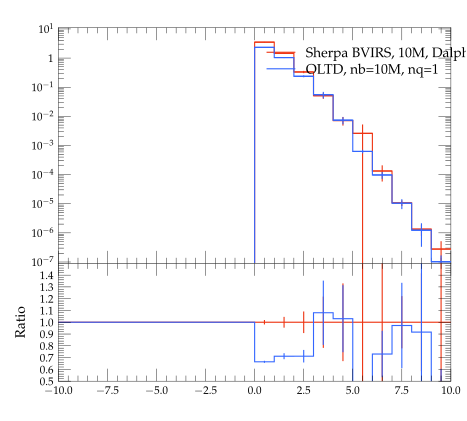

Recreate this plot in Python.
#! /usr/bin/env python

# This Python script was auto-generated using YODA v2.0.0.
# Analysis object: /evtb/cutEg_jbjg_deta
# Timestamp: 15-04-2024 (14:39:54)

import matplotlib as mpl
import matplotlib.pyplot as plt
mpl.use('Agg') # comment out for interactive use
import os
import numpy as np

plotDir = os.path.split(os.path.realpath(__file__))[0]
if 'YODA_USER_PLOT_PATH' in globals():
    plot_outdir = globals()['YODA_USER_PLOT_PATH']
else:
    plot_outdir = plotDir

#plot style
plt.style.use(os.path.join(plotDir, '../default.mplstyle'))
# plot metadata
figW, figH = plt.rcParams['figure.figsize']
ax_xLabel = r''
ax_yLabel = r''
ax_title  = r''
ax_xScale = 'linear'
ax_yScale = 'log'
xLims = (-10.0, 10.0)
yLims = (9e-08, 11.0)

# TeX-friendly labels for the legend
labels = [ r"Sherpa BVIRS, 10M, Dalpha=0.01", r"OLTD, nb=10M, nq=1" ]

# Create figure and axis objects
fig, (ax, ratio0_ax) = plt.subplots(2, 1, sharex=True,
                  figsize=(figW,figH), gridspec_kw={'height_ratios': (2, 1)})
ratio0_ax.yaxis.set_major_locator(mpl.ticker.MultipleLocator(0.1))
ratio0_ax.set_ylim(0.5, 1.4999)
ratio0_ax.set_ylabel('Ratio')

# LineColor map: curve index -> color
linecolors = {0: '#EE3311', 1: '#3366FF'}
# the numerical data is stored in a separate file
dataf = dict()
prefix = os.path.split(__file__)[0]
if prefix:    prefix = prefix + '/'
exec(open(prefix+'cutEg_jbjg_deta__data.py').read(), dataf)


legend_handles = [] # keep track of handles for the legend

# style options for curves
# starts at zorder>=5 to draw curve on top of legend
styles = {
  'curve0': {
    'color' : linecolors[0],
    'linestyle' : '-',
    'marker' : 'o',
    'zorder' : 5,
    'histstyle' : True,
  },
  'curve1': {
    'color' : linecolors[1],
    'linestyle' : '-',
    'marker' : 'o',
    'zorder' : 6,
    'histstyle' : True,
  },
}
# curve from input yoda files in main panel
for label in dataf['yvals'].keys():
    if all(np.isnan(v) for v in dataf['yvals'][label]):
        continue
    tmp = None
    if styles[label]['histstyle']: # draw as histogram
        tmp, = ax.plot(dataf['xedges'], dataf['yedges'][label],
                       color=styles[label]['color'],
                       linestyle=styles[label]['linestyle'],
                       drawstyle='steps-pre', solid_joinstyle='miter',
                       zorder=styles[label]['zorder'], label=label)
        ax.errorbar(dataf['xpoints'], dataf['yvals'][label], color=styles[label]['color'],
                    xerr=dataf['xerrs'], yerr=[dataf['ydowns'][label], dataf['yups'][label]],
                    linestyle='none', zorder=styles[label]['zorder'])
    else: # draw as scatter
        tmp = ax.errorbar(dataf['xpoints'], dataf['yvals'][label],
                          xerr=dataf['xerrs'],
                          yerr=[ dataf['ydowns'][label],
                          dataf['yups'][label] ],
                          fmt=styles[label]['marker'],
                          ecolor=styles[label]['color'],
                          color=styles[label]['color'], zorder=2)
        tmp[-1][0].set_linestyle(styles[label]['linestyle'])
    legend_handles += [tmp]
    for varLabel in dataf['variation_yvals'].keys():
        if varLabel.startswith(label):
            tmp, = ax.plot(dataf['xedges'], dataf['variation_yvals'][varLabel],
                           color=styles[label]['color'],
                           linestyle=styles[label]['linestyle'],
                           drawstyle='steps-pre', solid_joinstyle='miter',
                           zorder=styles[label]['zorder'], alpha=0.5)


# plots on ratio panel
# curve from input yoda files in ratio panel
for label, yvals in dataf['ratio0_yvals'].items():
    if all(np.isnan(v) for v in yvals):
        continue
    if styles[label]['histstyle']: # plot as histogram
        ratio0_ax.plot(dataf['xedges'], yvals,
                       color=styles[label]['color'],
                       linestyle=styles[label]['linestyle'],
                       drawstyle='steps-pre', zorder=1,
                       solid_joinstyle='miter')
        ratio0_ax.vlines(dataf['xpoints'],
                         dataf['ratio0_ymin'][label],
                         dataf['ratio0_ymax'][label],
                         color=styles[label]['color'], zorder=1)
    else: # plot as scatter
        tmp = ratio0_ax.errorbar(dataf['xpoints'],
                                 yvals, xerr=dataf['xerrs'],
                                 yerr=dataf['ratio0_yerrs'][label],
                                 fmt=styles[label]['marker'],
                                 ecolor=styles[label]['color'],
                                 color=styles[label]['color'])
        tmp[-1][0].set_linestyle(styles[label]['linestyle'])

    for varlabel in dataf['ratio0_variation_vals'].keys():
        if varlabel.startswith(label):
            ratio0_ax.plot(dataf['xedges'],
                            dataf['ratio0_variation_vals'][varlabel],
                            color=styles[label]['color'],
                            linestyle=styles[label]['linestyle'],
                            drawstyle='steps-pre', solid_joinstyle='miter',
                            zorder=1, alpha=0.5)

legend_pos = (0.5, 0.97)
ax.legend(legend_handles, labels, loc='upper left', bbox_to_anchor=legend_pos)

# set plot metadata as defined above
ratio0_ax.set_xlabel(ax_xLabel)
ratio0_ax.xaxis.set_label_coords(1., -.15)
ax.set_ylabel(ax_yLabel, loc='top')
ax.set_title(ax_title, loc='left')
ax.set_xscale(ax_xScale)
ax.set_yscale(ax_yScale)
ax.set_xlim(xLims)
ax.set_ylim(yLims)

# tick formatting
plt.rcParams['xtick.top'] = True
plt.rcParams['ytick.right'] = True
ax.yaxis.set_major_locator(mpl.ticker.LogLocator(base=10.0, numticks=np.inf))
ax.yaxis.set_minor_locator(mpl.ticker.LogLocator(
                           base=10.0, subs=np.arange(0.1, 1, 0.1), numticks=np.inf))
fig.align_ylabels((ax, ratio0_ax))
plt.savefig(os.path.join(plot_outdir, 'cutEg_jbjg_deta.pdf'), format='PDF')
plt.savefig(os.path.join(plot_outdir, 'cutEg_jbjg_deta.png'), format='PNG')

plt.close(fig)
